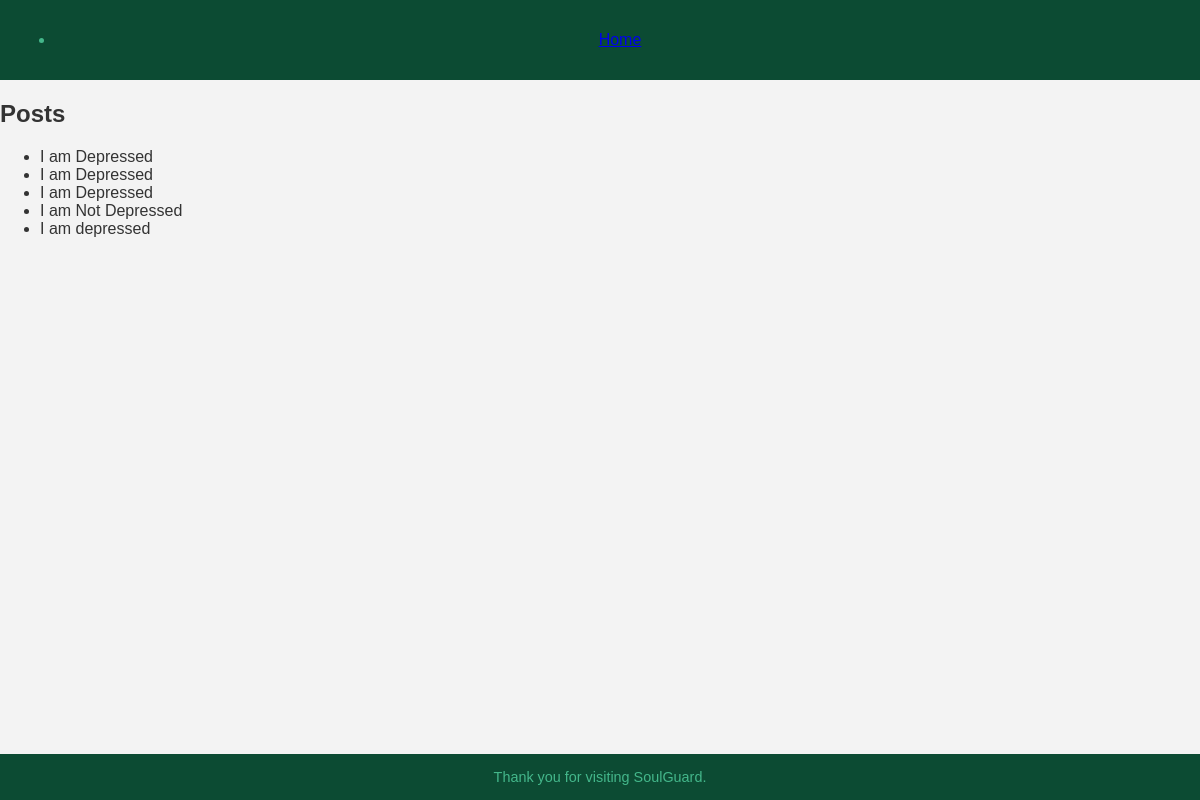
Page /myapp/post_list/ on the earlier database version.
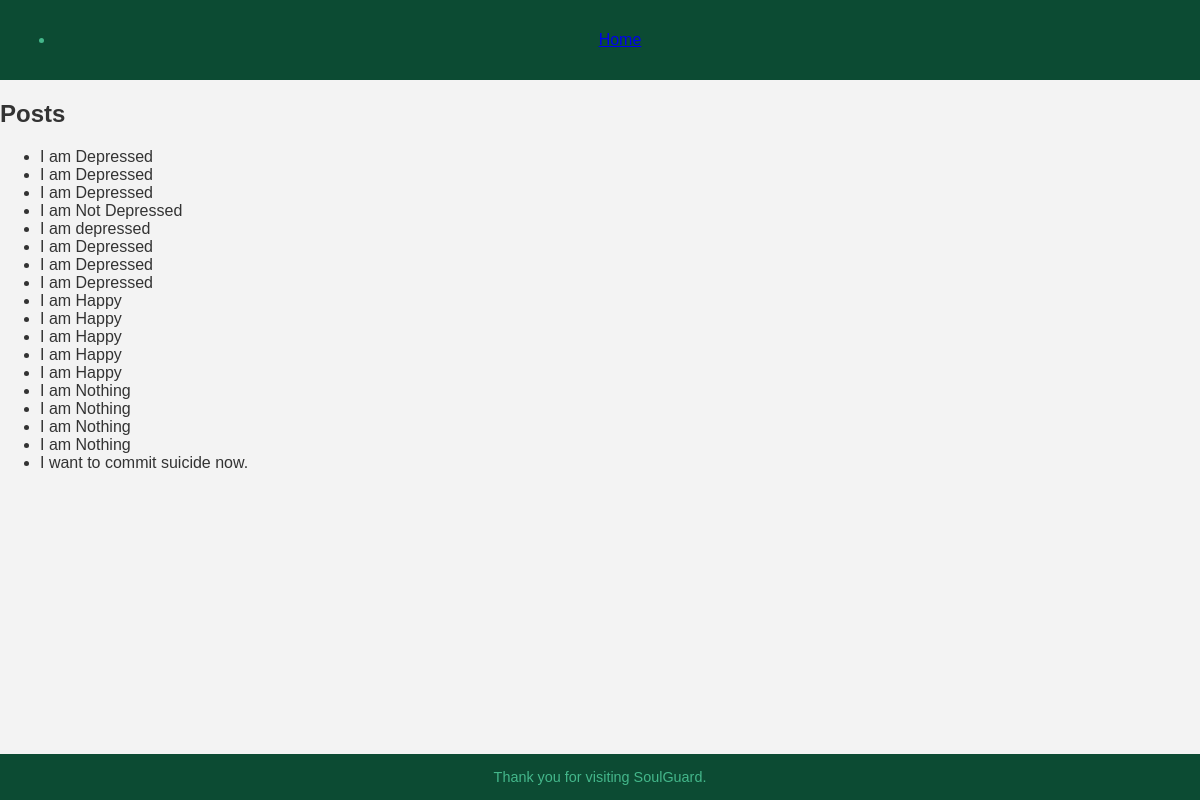
Same page on the later database version.
### myapp/models.py (models this page shows)
class Post(models.Model):
    user = models.ForeignKey(User, on_delete=models.CASCADE)
    content = models.TextField()

### myapp/views.py (the view)
# urls.py: path('post_list/', post_list, name='post_list'),
def post_list(request):
    posts = Post.objects.all()  # Fetch all posts from the database
    return render(request, 'myapp/post_list.html', {'posts': posts})

### myapp/Templates/myapp/post_list.html
{% extends 'myapp/base.html' %}
{% block content %}
<h2>Posts</h2>
<ul>
    {% for post in posts %}
    <li>{{ post.content }}</li>
    {% endfor %}
</ul>
{% endblock %}

### myapp/Templates/myapp/base.html (shortened to what this page needs)
{% load static %}
<!DOCTYPE html>
<html lang="en">
<head>
    <link rel="stylesheet" href="{% static 'css/style2.css' %}">
</head>
<body>
    <header>
        <nav>
            <ul>
                <li><a href="{% url 'home' %}">Home</a></li>
            </ul>
        </nav>
    </header>
    <main>
        {% block content %}{% endblock %}
    </main>
    <footer>
        <p class="footer-message">Thank you for visiting SoulGuard.</p>
    </footer>
</body>
</html>

### static/css/style2.css (style rules this page uses)
body { margin: 0; padding: 0; font-family: 'Arial', sans-serif; color: #333; background-color: #F3F3F3; display: flex; flex-direction: column; min-height: 100vh; }
header, footer { background-color: #0C4B33; color: #44B78B; padding: 15px; text-align: center; }
footer { text-align: center; font-size: 0.9em; margin-top: auto; }
footer p { color: #44B78B; margin: 0; }

Differences in the rows shown:
added Post: content "I am Depressed"
added Post: content "I am Depressed"
added Post: content "I am Depressed"
added Post: content "I am Happy"
added Post: content "I am Happy"
added Post: content "I am Happy"
added Post: content "I am Happy"
added Post: content "I am Happy"
added Post: content "I am Nothing"
added Post: content "I am Nothing"
added Post: content "I am Nothing"
added Post: content "I am Nothing"
added Post: content "I want to commit suicide now."
